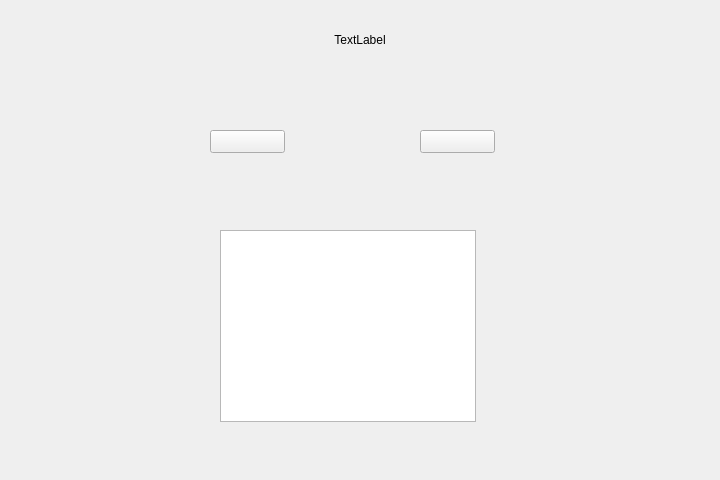
<?xml version="1.0" encoding="UTF-8"?>
<ui version="4.0">
 <class>NewWindow</class>
 <widget class="QWidget" name="NewWindow">
  <property name="geometry">
   <rect>
    <x>0</x>
    <y>0</y>
    <width>720</width>
    <height>480</height>
   </rect>
  </property>
  <property name="windowTitle">
   <string>Calibration</string>
  </property>
  <widget class="QPushButton" name="topLeft">
   <property name="geometry">
    <rect>
     <x>210</x>
     <y>130</y>
     <width>75</width>
     <height>23</height>
    </rect>
   </property>
   <property name="text">
    <string/>
   </property>
  </widget>
  <widget class="QPushButton" name="bottomRight">
   <property name="geometry">
    <rect>
     <x>420</x>
     <y>130</y>
     <width>75</width>
     <height>23</height>
    </rect>
   </property>
   <property name="text">
    <string/>
   </property>
  </widget>
  <widget class="QGraphicsView" name="graphicsView">
   <property name="geometry">
    <rect>
     <x>220</x>
     <y>230</y>
     <width>256</width>
     <height>192</height>
    </rect>
   </property>
  </widget>
  <widget class="QWidget" name="widget" native="true">
   <property name="geometry">
    <rect>
     <x>0</x>
     <y>0</y>
     <width>720</width>
     <height>80</height>
    </rect>
   </property>
   <layout class="QHBoxLayout" name="horizontalLayout">
    <item>
     <widget class="QLabel" name="scoreLabel">
      <property name="layoutDirection">
       <enum>Qt::LeftToRight</enum>
      </property>
      <property name="text">
       <string>TextLabel</string>
      </property>
      <property name="alignment">
       <set>Qt::AlignCenter</set>
      </property>
     </widget>
    </item>
   </layout>
  </widget>
 </widget>
 <resources/>
 <connections/>
</ui>
